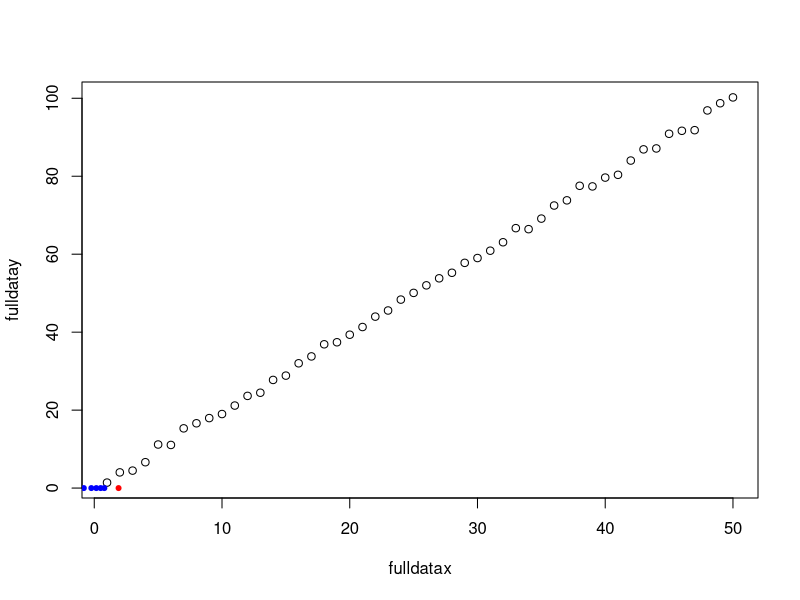
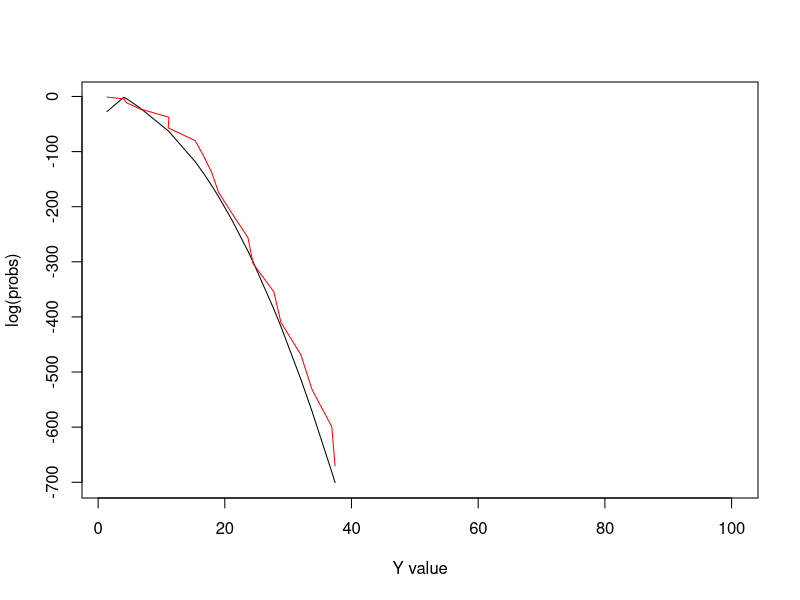

Write R code to recreate these figures, in order. (Note: this script raises an error after producing the figures.)
#Sparse Peudo-input Gaussian Process(SPGPs)
#Source: Snelson, Edward, and Zoubin Ghahramani. "Sparse Gaussian processes using pseudo-inputs." Advances in neural information processing systems. 2006.
#Author: Hengrui Luo(luo.619@osu.edu)
library(mvtnorm)
K<-function(point1,point2,c=1,ell=2){
  #This is the covariance function we specify for GP regression model.
  norm<-as.numeric( t(point1-point2)%*%(point1-point2) );
  #norm for stationary kernel
  return( c*exp(-0.5*norm/ell^2) )
}
makeCovariance<-function(vector1,vector2){
  #This is used for generating the covariance matrix using the covariance function provided.
  cov<-matrix(NA,nrow=length(vector1),ncol=length(vector2));
  for(i in 1:dim(cov)[1]){
    for(j in 1:dim(cov)[2]){
      cov[i,j]<-K(vector1[i],vector2[j]);
    }
  }
  return(cov);
}
#We adopt following notations from
#Source: Quiñonero-Candela, Joaquin, and Carl Edward Rasmussen. "A unifying view of sparse approximate Gaussian process regression." Journal of Machine Learning Research 6.Dec (2005): 1939-1959.
Kmatrix<-function(a,b){
  return(makeCovariance(a,b) )
}
Qmatrix<-function(a,b,u){
  result<-Kmatrix(a,u)%*%chol2inv(chol(Kmatrix(u,u)))%*%Kmatrix(u,b);
  #Will return a matrix in conformal with a,b.
}
Diagmatrix<-function(mat){
  #return a matrix retaining only diagonal entries.
  return(diag(diag(mat)));
}
marginal_likelihood<-function(y,u,f,sigma=1){
  library(mvtnorm)
  #y is the full data  of size M.
  #u is the pseudo-inputs of size N, or latent inducing variables that we think we can reduce to, which are what we want to come up with by maximizing the marginal.
  #f is the full inputs of size M.
  
  d<-length(f);
 
  Lambda<-Diagmatrix( Kmatrix(a=f,b=f)-Qmatrix(a=f,b=f,u=u) );
  #Kmatrix(a=f,b=f) is a M*M matrix.
  #Qmatrix(a=f,b=f,u=u) is a M*M matrix.
  #Lambda is a M*M matrix.
  #print(Lambda)
  
  K1<-Kmatrix(a=f,b=u);
  #print(K1)
  #K1 is a M*N matrix.
  K2<-Kmatrix(a=u,b=f);
  #print(K2)
  #K2 is a N*M matrix.
  Ku<-Kmatrix(a=u,b=u);
  #K_M is a N*N matrix.
  #print(Ku)
  Kuinv<-chol2inv(chol(Ku))
  

  mu<-rep(0,d);
  sigmaMat<-K1%*%Ku%*%K2+Lambda+sigma^2*diag(d);
  y_projected<-K1%*%Kuinv%*%u;
  y_projected<-as.vector(y_projected);
  #print(mu)
  #print(sigmaMat)
  #print(y_projected)
  
  result<-dmvnorm(x=y_projected, mean=mu, sigma=sigmaMat, log=TRUE)
  return(result)
}
#You shall specify the number of pseudo input N before you optimize the marginal likelihood to yield parameter estimations.
set.seed(11)
#set.seed(1) will yield the local extrema and a very bad optimal point as claimed by [Titsias].
#Source: Titsias, Michalis K. "Variational learning of inducing variables in sparse Gaussian processes." International Conference on Artificial Intelligence and Statistics. 2009.
M=50;#full data set contains M observations.
N=5;#We only want 6 pseudo inputs.
fulldatax<-seq(1,M,1);
fulldatay<-2*fulldatax+rnorm(M)
wrapper1<-function(x){
  sigma_param<-tail(x, n=1)
  if(sigma_param<=0){return(-Inf)}
  #the last entry is used for representing sigma in the Gaussian model.
  return( marginal_likelihood(y=fulldatay,f=fulldatax,u=x[1:N],sigma=sigma_param) 
          )
}
random_init<-c(rnorm(N),0.01)
wrapper1_res<-optim(par=random_init, fn=wrapper1, method="Nelder-Mead",control = list(fnscale = -1) )$par

random_init
wrapper1_res

plot(fulldatax,fulldatay)
points(x=random_init[1:N],y=rep(0,N),col="blue",pch=20,xlim=range(fulldatax),ylim=range(fulldatay))
points(x=wrapper1_res[1:N],y=rep(0,N),col="red",pch=20,xlim=range(fulldatax),ylim=range(fulldatay))
#we can see that the optimized pseudo locations are somehow more scattered around..
u1<-wrapper1_res[1:N];
sig1<-tail(wrapper1_res,1);
#We yield these parameter estimations from the optimization result of the marginal likelihood as shown above.
predictive_distribution<-function(ynew,y,u=u1,f,sigma=sig1){
  if(length(ynew)!=1){stop("New response must be a length 1 value!")}
  Lambda<-Diagmatrix( Kmatrix(a=f,b=f)-Qmatrix(a=f,b=f,u=u) );
  Qstarf<-Qmatrix(a=ynew,b=f,u=u);
  Q1<-Qmatrix(a=f,b=f,u=u)+Lambda;
  Q2<-chol2inv(chol(Q1));
  
  munew<-Qstarf%*%Q2%*%y;
  
  Kstarstar<-Kmatrix(a=ynew,b=ynew);
  Qfstar<-Qmatrix(a=f,b=ynew,u=u);
  Q3<-Qstarf%*%Q2%*%Qfstar
  sigmaMatnew<-Kstarstar-Q3;
  
  result<-dnorm(ynew, mean=munew, sd=sqrt(sigmaMatnew));
  return(result);
}
#Let us plot the predictive distribution to see if this works well enough.
probs<-c();
probs_real<-c();
iter<-1;
for(k in fulldatay){
  probs[iter]<-predictive_distribution(ynew=k,y=fulldatay,f=fulldatax);
  probs_real[iter]<-dnorm(fulldatay,mean=2*fulldatax[iter]);
  iter<-iter+1;
}

plot(fulldatay,log(probs),type="l",xlab="Y value",xlim=range(fulldatay))
lines(fulldatay,log(probs_real),col="red",xlab="Y value",xlim=range(fulldatay))
#The red line is the true probability such a Y should have under the model Y=2*X+N(0,1).
#The black line is the predictive distribution probability.
#They turn out to be approximately the same,which mean the sparse GP is working pretty good!

#Now we encase the procedure into one function
SPGP<-function(full.x=fulldatax,full.y=fulldatay,
               N.pi=3,cov.fun=K){
  wrapper<-function(x){
    sigma_param<-tail(x, n=1)
    if(sigma_param<=0){return(-Inf)}
    #the last entry is used for representing sigma in the Gaussian model.
    return( marginal_likelihood(y=full.y,f=full.x,u=x[1:N.pi],sigma=sigma_param) )
  }
  random_init<-c(rnorm(N.pi),0.01);
  wrapper_res<-optim(par=random_init, fn=wrapper, method="Nelder-Mead",control = list(fnscale = -1) )$par;
  u_opt<-wrapper_res[1:N.pi];
  sigma_opt<-tail(wrapper_res,1);
  result_fun<-function(x){
    return(  predictive_distribution(ynew=x,y=full.y,u=u_opt,f=full.x,sigma=sigma_opt)  )
  }
  return(result_fun)
  #return a predictive distribution.
}
message("SPGP initialized!")

fun1<-SPGP()
fun2<-SPGP(N.pi=length(fulldatay))

#fun2 is the exact posterior because it uses all the data without any "pseudo-ness"